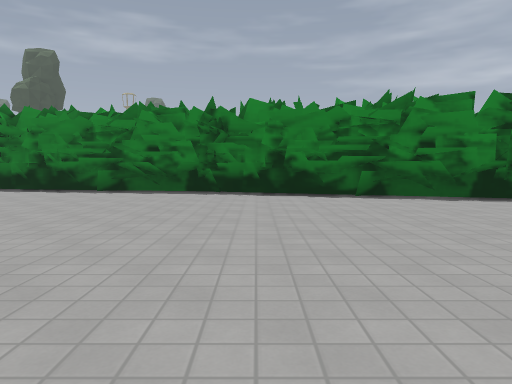
View 1 (above)

13 first-person views from a walk through a level from a Godot 3-D game. The camera is 1.2 m above the floor, tilts 4° down and sees 70° across. The floor is counted in squares, 2 m on a side. Each view is taken from the middle of a square. On the plan, view 1 faces up. The plan holds only what a view shows up to about 10 squares ahead; the rest is blank. The place goes on beyond the plan. Characters and animated objects are not drawn. Some surface patterns are stand-ins.

View 2
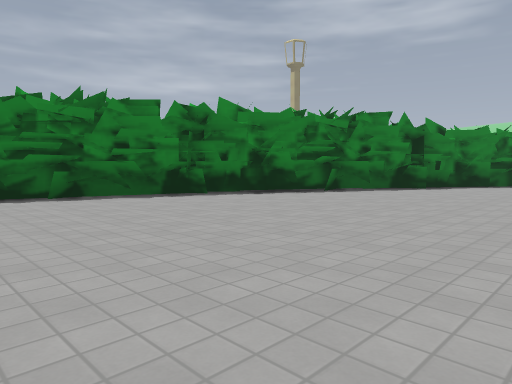

View 3
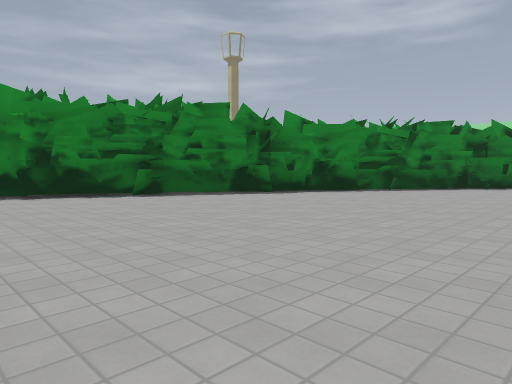

View 4
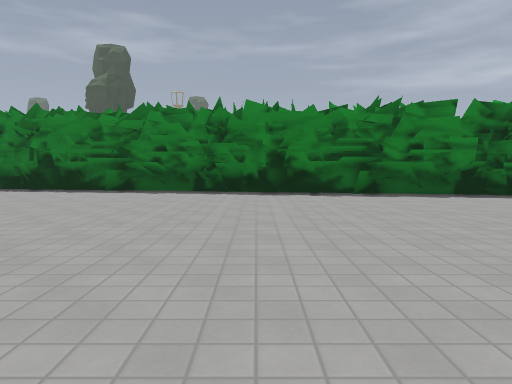

View 5
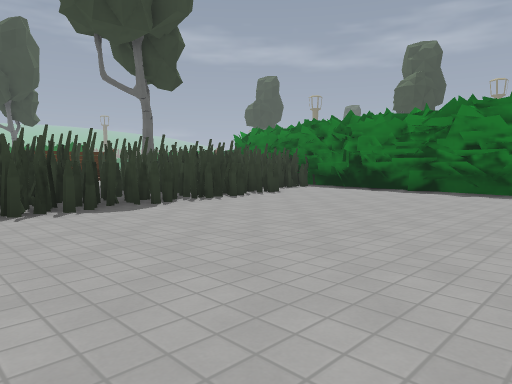

View 6
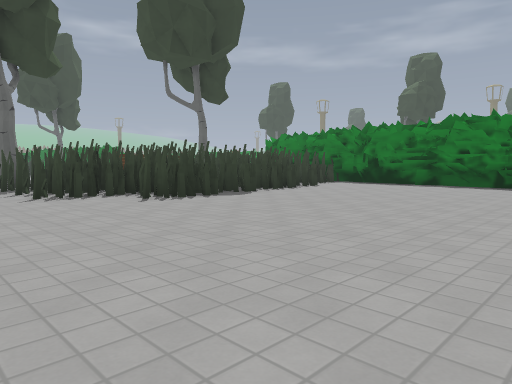

View 7
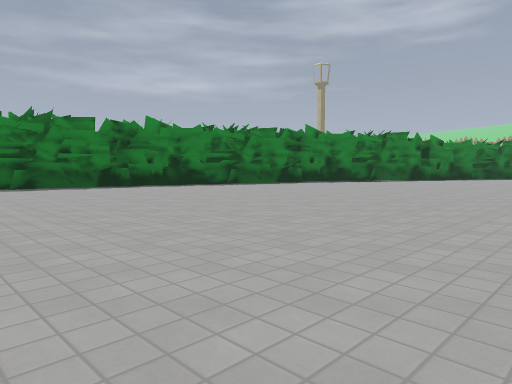

View 8
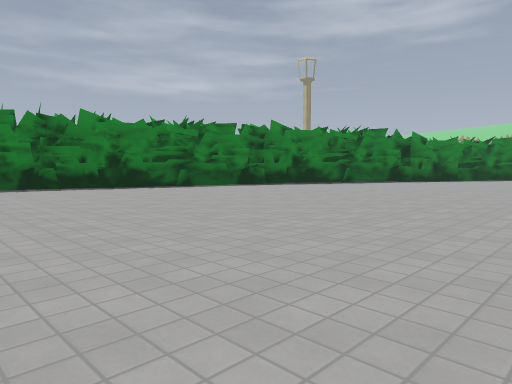

View 9
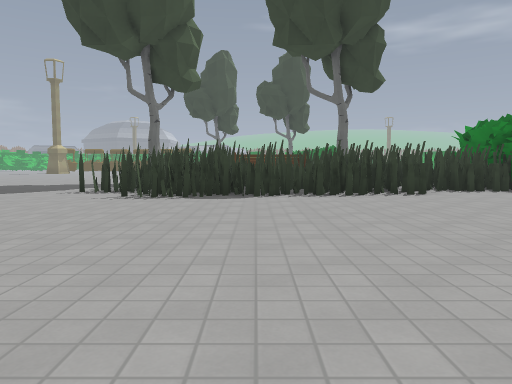

View 10
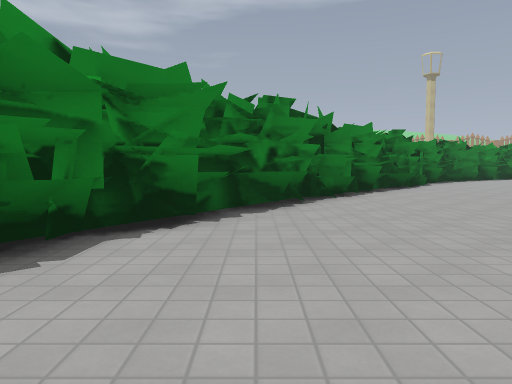

View 11
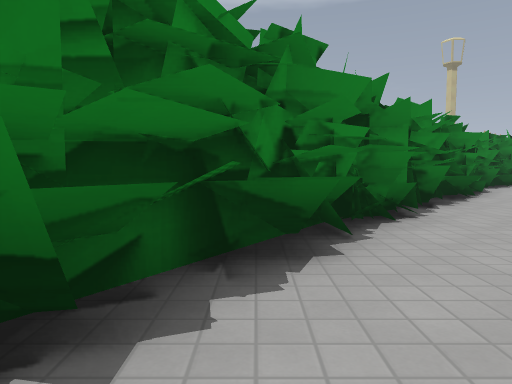

View 12
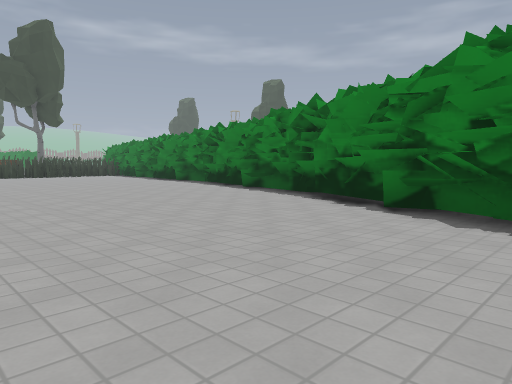

View 13
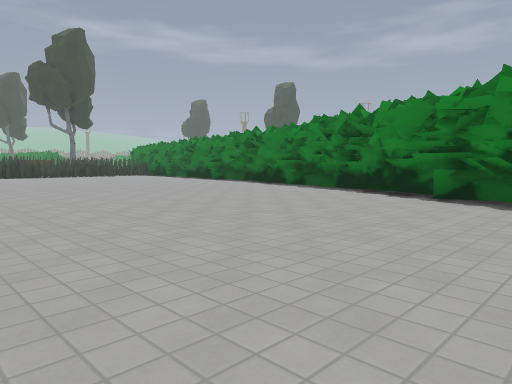

### Floor plan
Key: @ floor where view 1 was taken; # wall or solid block; . floor.
Columns run from 14 left of view 1 to 19 right of it. Each row starts with its distance up from view 1.
 11  ####
 10  #.#######
  9  #......#######
  8  ##...........####
  7  ##..............####
  6   #.................###
  5   #..................####
  4   ##...................####
  3   ##......................##
  2   ##.......................###
  1 ####.........................##
  0 ##............@...............##
 -1 ...............................##
 -2 ...   ........    .......  .....##

Positions as (right, up) in squares from view 1, and headings:
1: (0, 0), facing up
2: (0, 0), facing up-right
3: (4, -2), facing up-right
4: (-6, 1), facing up
5: (-6, 1), facing up-left
6: (-5, -2), facing up-left
7: (-6, -2), facing up-right
8: (-4, -2), facing up-right
9: (-4, 4), facing left
10: (8, 2), facing right
11: (11, 2), facing right
12: (10, 0), facing up-left
13: (10, -2), facing up-left
